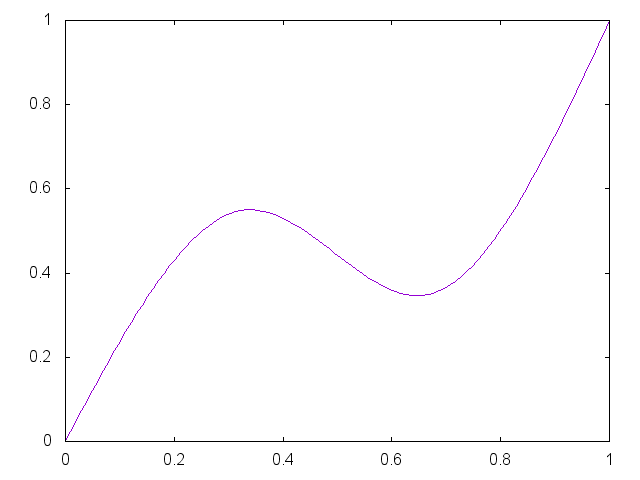

Reproduce this figure in gnuplot.


set term png

set output "generate/static/generate/csplines-0.55-0.35.png"
plot '-' smooth csplines notitle
0 0
0.33 0.55
0.67 0.35 
1 1
e

reset;
